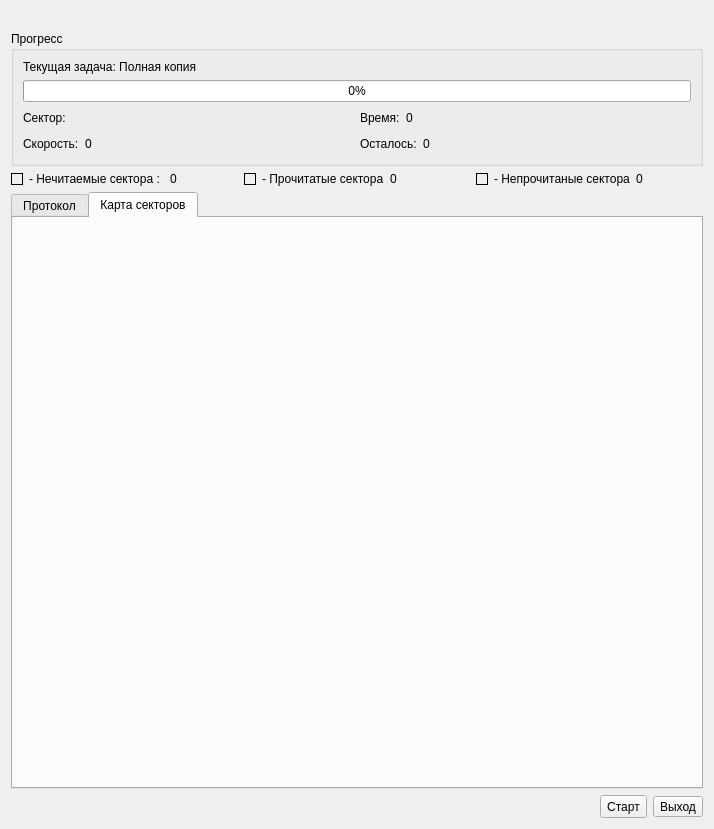
<?xml version="1.0" encoding="UTF-8"?>
<ui version="4.0">
 <class>CopyWidgetUi</class>
 <widget class="QWidget" name="CopyWidgetUi">
  <property name="geometry">
   <rect>
    <x>0</x>
    <y>0</y>
    <width>714</width>
    <height>829</height>
   </rect>
  </property>
  <property name="sizePolicy">
   <sizepolicy hsizetype="Preferred" vsizetype="Fixed">
    <horstretch>0</horstretch>
    <verstretch>0</verstretch>
   </sizepolicy>
  </property>
  <property name="windowTitle">
   <string>Form</string>
  </property>
  <layout class="QVBoxLayout" name="verticalLayout_2">
   <item>
    <layout class="QHBoxLayout" name="horizontalLayout">
     <item>
      <layout class="QHBoxLayout" name="horizontalLayout_12">
       <item>
        <widget class="DeviceWidget" name="sourceWidget" native="true"/>
       </item>
       <item>
        <widget class="QLabel" name="label_3">
         <property name="text">
          <string/>
         </property>
         <property name="pixmap">
          <pixmap resource="../DiskMasterToo-DiskMasterTool/diskmasterui.qrc">:/DiskMasterUI/icons/right_arrow.png</pixmap>
         </property>
        </widget>
       </item>
       <item>
        <widget class="DeviceWidget" name="targetWidget" native="true"/>
       </item>
      </layout>
     </item>
    </layout>
   </item>
   <item>
    <widget class="QGroupBox" name="groupBox_4">
     <property name="enabled">
      <bool>true</bool>
     </property>
     <property name="sizePolicy">
      <sizepolicy hsizetype="Preferred" vsizetype="Fixed">
       <horstretch>0</horstretch>
       <verstretch>0</verstretch>
      </sizepolicy>
     </property>
     <property name="title">
      <string>Прогресс</string>
     </property>
     <layout class="QVBoxLayout" name="verticalLayout">
      <item>
       <widget class="QLabel" name="label_8">
        <property name="text">
         <string>Текущая задача: Полная копия</string>
        </property>
       </widget>
      </item>
      <item>
       <widget class="QProgressBar" name="progressBar">
        <property name="value">
         <number>0</number>
        </property>
        <property name="alignment">
         <set>Qt::AlignCenter</set>
        </property>
       </widget>
      </item>
      <item>
       <layout class="QGridLayout" name="gridLayout">
        <item row="0" column="0">
         <layout class="QHBoxLayout" name="horizontalLayout_7">
          <item>
           <widget class="QLabel" name="label_16">
            <property name="text">
             <string>Сектор:</string>
            </property>
           </widget>
          </item>
          <item>
           <widget class="QLabel" name="currentSector">
            <property name="text">
             <string/>
            </property>
           </widget>
          </item>
          <item>
           <spacer name="horizontalSpacer">
            <property name="orientation">
             <enum>Qt::Horizontal</enum>
            </property>
            <property name="sizeHint" stdset="0">
             <size>
              <width>40</width>
              <height>20</height>
             </size>
            </property>
           </spacer>
          </item>
         </layout>
        </item>
        <item row="0" column="1">
         <layout class="QHBoxLayout" name="horizontalLayout_4">
          <item>
           <widget class="QLabel" name="label_4">
            <property name="text">
             <string>Время:</string>
            </property>
           </widget>
          </item>
          <item>
           <widget class="QLabel" name="timeText">
            <property name="text">
             <string>0</string>
            </property>
           </widget>
          </item>
          <item>
           <spacer name="horizontalSpacer_4">
            <property name="orientation">
             <enum>Qt::Horizontal</enum>
            </property>
            <property name="sizeHint" stdset="0">
             <size>
              <width>40</width>
              <height>20</height>
             </size>
            </property>
           </spacer>
          </item>
         </layout>
        </item>
        <item row="1" column="0">
         <layout class="QHBoxLayout" name="horizontalLayout_3">
          <item>
           <widget class="QLabel" name="label">
            <property name="text">
             <string>Скорость:</string>
            </property>
           </widget>
          </item>
          <item>
           <widget class="QLabel" name="speedText">
            <property name="text">
             <string>0</string>
            </property>
           </widget>
          </item>
          <item>
           <spacer name="horizontalSpacer_3">
            <property name="orientation">
             <enum>Qt::Horizontal</enum>
            </property>
            <property name="sizeHint" stdset="0">
             <size>
              <width>40</width>
              <height>20</height>
             </size>
            </property>
           </spacer>
          </item>
         </layout>
        </item>
        <item row="1" column="1">
         <layout class="QHBoxLayout" name="horizontalLayout_8">
          <item>
           <widget class="QLabel" name="label_6">
            <property name="text">
             <string>Осталось:</string>
            </property>
           </widget>
          </item>
          <item>
           <widget class="QLabel" name="remainingText">
            <property name="text">
             <string>0</string>
            </property>
           </widget>
          </item>
          <item>
           <spacer name="horizontalSpacer_5">
            <property name="orientation">
             <enum>Qt::Horizontal</enum>
            </property>
            <property name="sizeHint" stdset="0">
             <size>
              <width>40</width>
              <height>20</height>
             </size>
            </property>
           </spacer>
          </item>
         </layout>
        </item>
       </layout>
      </item>
     </layout>
    </widget>
   </item>
   <item>
    <layout class="QHBoxLayout" name="horizontalLayout_13">
     <item>
      <layout class="QHBoxLayout" name="horizontalLayout_9">
       <item>
        <widget class="QFrame" name="redSquare">
         <property name="maximumSize">
          <size>
           <width>12</width>
           <height>12</height>
          </size>
         </property>
         <property name="autoFillBackground">
          <bool>false</bool>
         </property>
         <property name="frameShape">
          <enum>QFrame::Box</enum>
         </property>
         <property name="frameShadow">
          <enum>QFrame::Plain</enum>
         </property>
        </widget>
       </item>
       <item>
        <widget class="QLabel" name="label_2">
         <property name="text">
          <string>&lt;html&gt;&lt;head/&gt;&lt;body&gt;&lt;p&gt;- Нечитаемые сектора : &lt;/p&gt;&lt;/body&gt;&lt;/html&gt;</string>
         </property>
        </widget>
       </item>
       <item>
        <widget class="QLabel" name="badSectorsText">
         <property name="text">
          <string>0</string>
         </property>
        </widget>
       </item>
      </layout>
     </item>
     <item>
      <layout class="QHBoxLayout" name="horizontalLayout_10">
       <item>
        <widget class="QFrame" name="greenSquare">
         <property name="maximumSize">
          <size>
           <width>12</width>
           <height>12</height>
          </size>
         </property>
         <property name="autoFillBackground">
          <bool>false</bool>
         </property>
         <property name="frameShape">
          <enum>QFrame::Box</enum>
         </property>
         <property name="frameShadow">
          <enum>QFrame::Plain</enum>
         </property>
        </widget>
       </item>
       <item>
        <widget class="QLabel" name="label_5">
         <property name="text">
          <string>&lt;html&gt;&lt;head/&gt;&lt;body&gt;&lt;p&gt;- Прочитатые сектора&lt;/p&gt;&lt;/body&gt;&lt;/html&gt;</string>
         </property>
        </widget>
       </item>
       <item>
        <widget class="QLabel" name="readSectorsText">
         <property name="text">
          <string>0</string>
         </property>
        </widget>
       </item>
      </layout>
     </item>
     <item>
      <layout class="QHBoxLayout" name="horizontalLayout_11">
       <item>
        <widget class="QFrame" name="graySquare">
         <property name="maximumSize">
          <size>
           <width>12</width>
           <height>12</height>
          </size>
         </property>
         <property name="autoFillBackground">
          <bool>false</bool>
         </property>
         <property name="frameShape">
          <enum>QFrame::Box</enum>
         </property>
         <property name="frameShadow">
          <enum>QFrame::Plain</enum>
         </property>
        </widget>
       </item>
       <item>
        <widget class="QLabel" name="label_7">
         <property name="text">
          <string>&lt;html&gt;&lt;head/&gt;&lt;body&gt;&lt;p&gt;- Непрочитаные сектора&lt;/p&gt;&lt;/body&gt;&lt;/html&gt;</string>
         </property>
        </widget>
       </item>
       <item>
        <widget class="QLabel" name="unreadText">
         <property name="text">
          <string>0</string>
         </property>
        </widget>
       </item>
      </layout>
     </item>
    </layout>
   </item>
   <item>
    <widget class="QTabWidget" name="tabWidget">
     <property name="enabled">
      <bool>true</bool>
     </property>
     <property name="tabPosition">
      <enum>QTabWidget::North</enum>
     </property>
     <property name="tabShape">
      <enum>QTabWidget::Rounded</enum>
     </property>
     <property name="currentIndex">
      <number>1</number>
     </property>
     <property name="elideMode">
      <enum>Qt::ElideNone</enum>
     </property>
     <property name="documentMode">
      <bool>false</bool>
     </property>
     <property name="movable">
      <bool>false</bool>
     </property>
     <widget class="QWidget" name="tab_log">
      <attribute name="icon">
       <iconset resource="../DiskMasterToo-DiskMasterTool/diskmasterui.qrc">
        <normaloff>:/DiskMasterUI/icons/log.png</normaloff>:/DiskMasterUI/icons/log.png</iconset>
      </attribute>
      <attribute name="title">
       <string>Протокол</string>
      </attribute>
      <layout class="QHBoxLayout" name="horizontalLayout_6" stretch="0">
       <property name="spacing">
        <number>1</number>
       </property>
       <property name="margin">
        <number>1</number>
       </property>
       <item>
        <widget class="QTextEdit" name="logText">
         <property name="frameShape">
          <enum>QFrame::Box</enum>
         </property>
         <property name="frameShadow">
          <enum>QFrame::Plain</enum>
         </property>
         <property name="readOnly">
          <bool>true</bool>
         </property>
         <property name="html">
          <string>&lt;!DOCTYPE HTML PUBLIC &quot;-//W3C//DTD HTML 4.0//EN&quot; &quot;http://www.w3.org/TR/REC-html40/strict.dtd&quot;&gt;
&lt;html&gt;&lt;head&gt;&lt;meta name=&quot;qrichtext&quot; content=&quot;1&quot; /&gt;&lt;style type=&quot;text/css&quot;&gt;
p, li { white-space: pre-wrap; }
&lt;/style&gt;&lt;/head&gt;&lt;body style=&quot; font-family:'MS Shell Dlg 2'; font-size:8.25pt; font-weight:400; font-style:normal;&quot;&gt;
&lt;p style=&quot;-qt-paragraph-type:empty; margin-top:0px; margin-bottom:0px; margin-left:0px; margin-right:0px; -qt-block-indent:0; text-indent:0px; font-size:8pt;&quot;&gt;&lt;br /&gt;&lt;/p&gt;&lt;/body&gt;&lt;/html&gt;</string>
         </property>
        </widget>
       </item>
      </layout>
     </widget>
     <widget class="QWidget" name="tab_sector">
      <attribute name="title">
       <string>Карта секторов</string>
      </attribute>
      <layout class="QHBoxLayout" name="horizontalLayout_2">
       <property name="spacing">
        <number>2</number>
       </property>
       <property name="leftMargin">
        <number>9</number>
       </property>
       <property name="topMargin">
        <number>0</number>
       </property>
       <property name="rightMargin">
        <number>0</number>
       </property>
       <property name="bottomMargin">
        <number>0</number>
       </property>
       <item>
        <widget class="QWidget" name="sectorViewWidget" native="true"/>
       </item>
      </layout>
     </widget>
    </widget>
   </item>
   <item>
    <layout class="QHBoxLayout" name="horizontalLayout_5">
     <item>
      <spacer name="horizontalSpacer_2">
       <property name="orientation">
        <enum>Qt::Horizontal</enum>
       </property>
       <property name="sizeHint" stdset="0">
        <size>
         <width>40</width>
         <height>23</height>
        </size>
       </property>
      </spacer>
     </item>
     <item>
      <widget class="QToolButton" name="startButton">
       <property name="sizePolicy">
        <sizepolicy hsizetype="Fixed" vsizetype="Preferred">
         <horstretch>0</horstretch>
         <verstretch>0</verstretch>
        </sizepolicy>
       </property>
       <property name="text">
        <string>Старт</string>
       </property>
       <property name="icon">
        <iconset resource="../DiskMasterToo-DiskMasterTool/diskmasterui.qrc">
         <normaloff>:/DiskMasterUI/icons/start_task.png</normaloff>:/DiskMasterUI/icons/start_task.png</iconset>
       </property>
       <property name="iconSize">
        <size>
         <width>16</width>
         <height>16</height>
        </size>
       </property>
       <property name="checkable">
        <bool>false</bool>
       </property>
       <property name="popupMode">
        <enum>QToolButton::DelayedPopup</enum>
       </property>
       <property name="toolButtonStyle">
        <enum>Qt::ToolButtonTextBesideIcon</enum>
       </property>
       <property name="autoRaise">
        <bool>false</bool>
       </property>
      </widget>
     </item>
     <item>
      <widget class="QToolButton" name="toolButton">
       <property name="text">
        <string>Выход</string>
       </property>
       <property name="icon">
        <iconset resource="../DiskMasterToo-DiskMasterTool/diskmasterui.qrc">
         <normaloff>:/DiskMasterUI/icons/application_exit.png</normaloff>:/DiskMasterUI/icons/application_exit.png</iconset>
       </property>
       <property name="toolButtonStyle">
        <enum>Qt::ToolButtonTextBesideIcon</enum>
       </property>
      </widget>
     </item>
    </layout>
   </item>
  </layout>
 </widget>
 <customwidgets>
  <customwidget>
   <class>DeviceWidget</class>
   <extends>QWidget</extends>
   <header>devicewidget.h</header>
   <container>1</container>
  </customwidget>
 </customwidgets>
 <resources>
  <include location="../DiskMasterToo-DiskMasterTool/diskmasterui.qrc"/>
  <include location="../DiskMasterToo-DiskMasterTool/diskmasterui.qrc"/>
 </resources>
 <connections>
  <connection>
   <sender>startButton</sender>
   <signal>clicked()</signal>
   <receiver>CopyWidgetUi</receiver>
   <slot>start_clicked()</slot>
   <hints>
    <hint type="sourcelabel">
     <x>631</x>
     <y>818</y>
    </hint>
    <hint type="destinationlabel">
     <x>515</x>
     <y>503</y>
    </hint>
   </hints>
  </connection>
  <connection>
   <sender>toolButton</sender>
   <signal>clicked()</signal>
   <receiver>CopyWidgetUi</receiver>
   <slot>exit_clicked()</slot>
   <hints>
    <hint type="sourcelabel">
     <x>703</x>
     <y>817</y>
    </hint>
    <hint type="destinationlabel">
     <x>673</x>
     <y>475</y>
    </hint>
   </hints>
  </connection>
 </connections>
 <slots>
  <slot>source_changed(int)</slot>
  <slot>target_changed(int)</slot>
  <slot>rescan_target()</slot>
  <slot>rescan_source()</slot>
  <slot>start_clicked()</slot>
  <slot>cancel_clicked()</slot>
  <slot>preference_clicked(bool)</slot>
  <slot>exit_clicked()</slot>
 </slots>
</ui>
